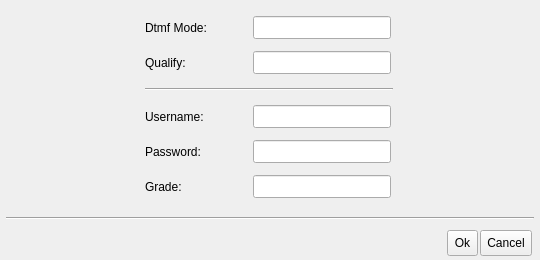
<?xml version="1.0" encoding="UTF-8"?>
<ui version="4.0">
 <class>accounts</class>
 <widget class="QWidget" name="accounts">
  <property name="geometry">
   <rect>
    <x>0</x>
    <y>0</y>
    <width>540</width>
    <height>260</height>
   </rect>
  </property>
  <property name="sizePolicy">
   <sizepolicy hsizetype="Fixed" vsizetype="Fixed">
    <horstretch>0</horstretch>
    <verstretch>0</verstretch>
   </sizepolicy>
  </property>
  <property name="minimumSize">
   <size>
    <width>540</width>
    <height>260</height>
   </size>
  </property>
  <property name="maximumSize">
   <size>
    <width>540</width>
    <height>260</height>
   </size>
  </property>
  <property name="windowTitle">
   <string>Account</string>
  </property>
  <property name="windowIcon">
   <iconset>
    <normaloff>account_title.png</normaloff>account_title.png</iconset>
  </property>
  <property name="styleSheet">
   <string/>
  </property>
  <property name="_yate_window" stdset="0">
   <bool>true</bool>
  </property>
  <layout class="QVBoxLayout">
   <property name="spacing">
    <number>2</number>
   </property>
   <property name="leftMargin">
    <number>6</number>
   </property>
   <property name="topMargin">
    <number>6</number>
   </property>
   <property name="rightMargin">
    <number>6</number>
   </property>
   <property name="bottomMargin">
    <number>4</number>
   </property>
   <item>
    <layout class="QHBoxLayout">
     <property name="spacing">
      <number>6</number>
     </property>
     <item>
      <widget class="QFrame" name="frame_account">
       <property name="sizePolicy">
        <sizepolicy hsizetype="Preferred" vsizetype="Expanding">
         <horstretch>0</horstretch>
         <verstretch>0</verstretch>
        </sizepolicy>
       </property>
       <property name="minimumSize">
        <size>
         <width>250</width>
         <height>0</height>
        </size>
       </property>
       <property name="maximumSize">
        <size>
         <width>250</width>
         <height>16777215</height>
        </size>
       </property>
       <property name="frameShape">
        <enum>QFrame::NoFrame</enum>
       </property>
       <property name="frameShadow">
        <enum>QFrame::Raised</enum>
       </property>
       <layout class="QVBoxLayout">
        <property name="spacing">
         <number>2</number>
        </property>
        <property name="leftMargin">
         <number>0</number>
        </property>
        <property name="topMargin">
         <number>0</number>
        </property>
        <property name="rightMargin">
         <number>2</number>
        </property>
        <property name="bottomMargin">
         <number>0</number>
        </property>
        <item>
         <layout class="QHBoxLayout">
          <property name="spacing">
           <number>2</number>
          </property>
          <property name="rightMargin">
           <number>2</number>
          </property>
          <item>
           <widget class="QLabel" name="label_dtmfmode">
            <property name="sizePolicy">
             <sizepolicy hsizetype="Fixed" vsizetype="Preferred">
              <horstretch>0</horstretch>
              <verstretch>0</verstretch>
             </sizepolicy>
            </property>
            <property name="minimumSize">
             <size>
              <width>106</width>
              <height>0</height>
             </size>
            </property>
            <property name="maximumSize">
             <size>
              <width>106</width>
              <height>16777215</height>
             </size>
            </property>
            <property name="text">
             <string>Dtmf Mode:</string>
            </property>
           </widget>
          </item>
          <item>
           <widget class="QLineEdit" name="dtmfmode">
            <property name="minimumSize">
             <size>
              <width>0</width>
              <height>23</height>
             </size>
            </property>
            <property name="maximumSize">
             <size>
              <width>16777215</width>
              <height>23</height>
             </size>
            </property>
           </widget>
          </item>
         </layout>
        </item>
        <item>
         <layout class="QHBoxLayout">
          <property name="spacing">
           <number>2</number>
          </property>
          <property name="rightMargin">
           <number>2</number>
          </property>
          <item>
           <widget class="QLabel" name="label_qualify">
            <property name="sizePolicy">
             <sizepolicy hsizetype="Fixed" vsizetype="Preferred">
              <horstretch>0</horstretch>
              <verstretch>0</verstretch>
             </sizepolicy>
            </property>
            <property name="minimumSize">
             <size>
              <width>106</width>
              <height>0</height>
             </size>
            </property>
            <property name="maximumSize">
             <size>
              <width>106</width>
              <height>16777215</height>
             </size>
            </property>
            <property name="text">
             <string>Qualify:</string>
            </property>
           </widget>
          </item>
          <item>
           <widget class="QLineEdit" name="qualify">
            <property name="minimumSize">
             <size>
              <width>0</width>
              <height>23</height>
             </size>
            </property>
            <property name="maximumSize">
             <size>
              <width>16777215</width>
              <height>23</height>
             </size>
            </property>
           </widget>
          </item>
         </layout>
        </item>
        <item>
         <layout class="QVBoxLayout">
          <property name="topMargin">
           <number>2</number>
          </property>
          <property name="bottomMargin">
           <number>2</number>
          </property>
          <item>
           <widget class="Line" name="line_6">
            <property name="orientation">
             <enum>Qt::Horizontal</enum>
            </property>
           </widget>
          </item>
         </layout>
        </item>
        <item>
         <layout class="QHBoxLayout">
          <property name="spacing">
           <number>2</number>
          </property>
          <property name="rightMargin">
           <number>2</number>
          </property>
          <item>
           <widget class="QLabel" name="label_5">
            <property name="sizePolicy">
             <sizepolicy hsizetype="Fixed" vsizetype="Preferred">
              <horstretch>0</horstretch>
              <verstretch>0</verstretch>
             </sizepolicy>
            </property>
            <property name="minimumSize">
             <size>
              <width>106</width>
              <height>0</height>
             </size>
            </property>
            <property name="maximumSize">
             <size>
              <width>106</width>
              <height>16777215</height>
             </size>
            </property>
            <property name="text">
             <string>Username:</string>
            </property>
           </widget>
          </item>
          <item>
           <widget class="QLineEdit" name="username">
            <property name="minimumSize">
             <size>
              <width>0</width>
              <height>23</height>
             </size>
            </property>
            <property name="maximumSize">
             <size>
              <width>16777215</width>
              <height>23</height>
             </size>
            </property>
           </widget>
          </item>
         </layout>
        </item>
        <item>
         <layout class="QHBoxLayout">
          <property name="spacing">
           <number>2</number>
          </property>
          <property name="rightMargin">
           <number>2</number>
          </property>
          <item>
           <widget class="QLabel" name="label_7">
            <property name="sizePolicy">
             <sizepolicy hsizetype="Fixed" vsizetype="Preferred">
              <horstretch>0</horstretch>
              <verstretch>0</verstretch>
             </sizepolicy>
            </property>
            <property name="minimumSize">
             <size>
              <width>106</width>
              <height>0</height>
             </size>
            </property>
            <property name="maximumSize">
             <size>
              <width>106</width>
              <height>16777215</height>
             </size>
            </property>
            <property name="text">
             <string>Password:</string>
            </property>
           </widget>
          </item>
          <item>
           <widget class="QLineEdit" name="secret">
            <property name="minimumSize">
             <size>
              <width>0</width>
              <height>23</height>
             </size>
            </property>
            <property name="maximumSize">
             <size>
              <width>16777215</width>
              <height>23</height>
             </size>
            </property>
            <property name="inputMethodHints">
             <set>Qt::ImhNone</set>
            </property>
            <property name="echoMode">
             <enum>QLineEdit::Normal</enum>
            </property>
           </widget>
          </item>
         </layout>
        </item>
        <item>
         <layout class="QHBoxLayout">
          <property name="spacing">
           <number>2</number>
          </property>
          <property name="rightMargin">
           <number>2</number>
          </property>
          <item>
           <widget class="QLabel" name="label">
            <property name="minimumSize">
             <size>
              <width>106</width>
              <height>0</height>
             </size>
            </property>
            <property name="maximumSize">
             <size>
              <width>106</width>
              <height>16777215</height>
             </size>
            </property>
            <property name="text">
             <string>Grade:</string>
            </property>
           </widget>
          </item>
          <item>
           <widget class="QLineEdit" name="grade">
            <property name="minimumSize">
             <size>
              <width>0</width>
              <height>23</height>
             </size>
            </property>
            <property name="maximumSize">
             <size>
              <width>16777215</width>
              <height>23</height>
             </size>
            </property>
           </widget>
          </item>
         </layout>
        </item>
        <item>
         <layout class="QHBoxLayout">
          <property name="spacing">
           <number>2</number>
          </property>
          <property name="rightMargin">
           <number>2</number>
          </property>
         </layout>
        </item>
       </layout>
      </widget>
     </item>
     <item>
      <layout class="QHBoxLayout" name="horizontalLayout_6"/>
     </item>
    </layout>
   </item>
   <item>
    <layout class="QVBoxLayout">
     <property name="topMargin">
      <number>4</number>
     </property>
     <property name="bottomMargin">
      <number>4</number>
     </property>
     <item>
      <widget class="Line" name="line_4">
       <property name="orientation">
        <enum>Qt::Horizontal</enum>
       </property>
      </widget>
     </item>
    </layout>
   </item>
   <item>
    <layout class="QHBoxLayout">
     <property name="spacing">
      <number>2</number>
     </property>
     <property name="leftMargin">
      <number>0</number>
     </property>
     <property name="topMargin">
      <number>4</number>
     </property>
     <property name="rightMargin">
      <number>0</number>
     </property>
     <property name="bottomMargin">
      <number>0</number>
     </property>
     <item>
      <spacer>
       <property name="orientation">
        <enum>Qt::Horizontal</enum>
       </property>
       <property name="sizeHint" stdset="0">
        <size>
         <width>40</width>
         <height>20</height>
        </size>
       </property>
      </spacer>
     </item>
     <item>
      <widget class="QToolButton" name="acc_save">
       <property name="sizePolicy">
        <sizepolicy hsizetype="Minimum" vsizetype="Fixed">
         <horstretch>0</horstretch>
         <verstretch>0</verstretch>
        </sizepolicy>
       </property>
       <property name="minimumSize">
        <size>
         <width>0</width>
         <height>26</height>
        </size>
       </property>
       <property name="maximumSize">
        <size>
         <width>16777215</width>
         <height>26</height>
        </size>
       </property>
       <property name="text">
        <string>Ok</string>
       </property>
       <property name="icon">
        <iconset>
         <normaloff>ok.png</normaloff>ok.png</iconset>
       </property>
       <property name="toolButtonStyle">
        <enum>Qt::ToolButtonTextBesideIcon</enum>
       </property>
       <property name="_yate_normal_icon" stdset="0">
        <string>ok.png</string>
       </property>
       <property name="_yate_pressed_icon" stdset="0">
        <string>ok_pressed.png</string>
       </property>
       <property name="_yate_hover_icon" stdset="0">
        <string>ok_hover.png</string>
       </property>
      </widget>
     </item>
     <item>
      <widget class="QToolButton" name="button_hide">
       <property name="sizePolicy">
        <sizepolicy hsizetype="Minimum" vsizetype="Fixed">
         <horstretch>0</horstretch>
         <verstretch>0</verstretch>
        </sizepolicy>
       </property>
       <property name="minimumSize">
        <size>
         <width>0</width>
         <height>26</height>
        </size>
       </property>
       <property name="maximumSize">
        <size>
         <width>16777215</width>
         <height>26</height>
        </size>
       </property>
       <property name="text">
        <string>Cancel</string>
       </property>
       <property name="icon">
        <iconset>
         <normaloff>cancel.png</normaloff>cancel.png</iconset>
       </property>
       <property name="toolButtonStyle">
        <enum>Qt::ToolButtonTextBesideIcon</enum>
       </property>
       <property name="_yate_normal_icon" stdset="0">
        <string>cancel.png</string>
       </property>
       <property name="_yate_pressed_icon" stdset="0">
        <string>cancel_pressed.png</string>
       </property>
       <property name="_yate_hover_icon" stdset="0">
        <string>cancel_hover.png</string>
       </property>
      </widget>
     </item>
     <item>
      <layout class="QVBoxLayout">
       <property name="spacing">
        <number>4</number>
       </property>
       <item>
        <widget class="Line" name="line_2">
         <property name="orientation">
          <enum>Qt::Horizontal</enum>
         </property>
        </widget>
       </item>
      </layout>
     </item>
    </layout>
   </item>
  </layout>
 </widget>
 <resources/>
 <connections/>
</ui>
